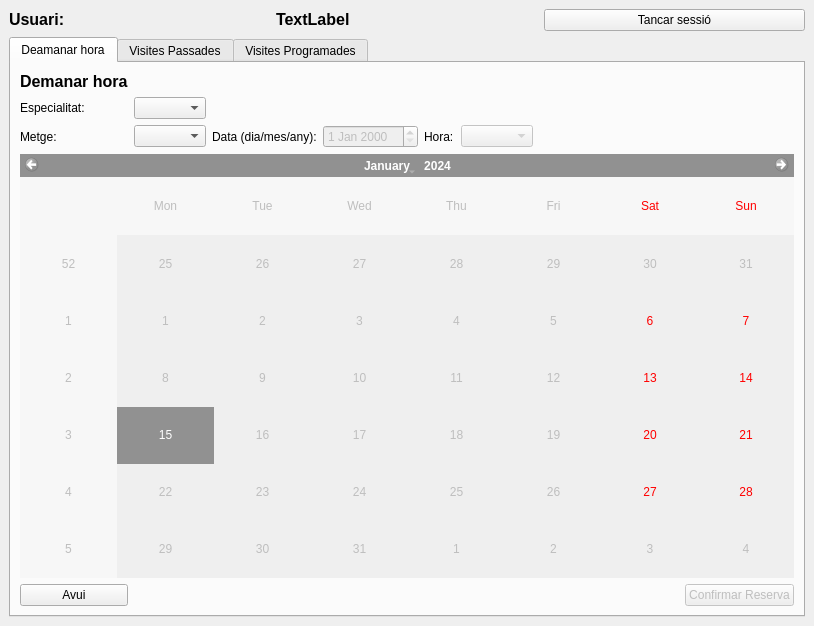
<?xml version="1.0" encoding="UTF-8"?>
<ui version="4.0">
 <class>MainWindow</class>
 <widget class="QMainWindow" name="MainWindow">
  <property name="enabled">
   <bool>true</bool>
  </property>
  <property name="geometry">
   <rect>
    <x>0</x>
    <y>0</y>
    <width>814</width>
    <height>626</height>
   </rect>
  </property>
  <property name="windowTitle">
   <string>MainWindow</string>
  </property>
  <widget class="QWidget" name="centralwidget">
   <layout class="QGridLayout" name="gridLayout_2">
    <item row="0" column="2">
     <widget class="QPushButton" name="btnTancarSessio">
      <property name="text">
       <string>Tancar sessió</string>
      </property>
     </widget>
    </item>
    <item row="0" column="0">
     <widget class="QLabel" name="label_5">
      <property name="text">
       <string>&lt;html&gt;&lt;head/&gt;&lt;body&gt;&lt;p&gt;&lt;span style=&quot; font-size:12pt; font-weight:600;&quot;&gt;Usuari:&lt;/span&gt;&lt;/p&gt;&lt;/body&gt;&lt;/html&gt;</string>
      </property>
     </widget>
    </item>
    <item row="0" column="1">
     <widget class="QLabel" name="txbUser">
      <property name="text">
       <string>&lt;html&gt;&lt;head/&gt;&lt;body&gt;&lt;p&gt;&lt;span style=&quot; font-size:12pt; font-weight:600;&quot;&gt;TextLabel&lt;/span&gt;&lt;/p&gt;&lt;/body&gt;&lt;/html&gt;</string>
      </property>
     </widget>
    </item>
    <item row="1" column="0" colspan="3">
     <widget class="QTabWidget" name="tabWidget">
      <property name="currentIndex">
       <number>0</number>
      </property>
      <widget class="QWidget" name="tab_1">
       <attribute name="title">
        <string>Deamanar hora</string>
       </attribute>
       <layout class="QGridLayout" name="gridLayout">
        <item row="2" column="3">
         <widget class="QDateEdit" name="dateEdit">
          <property name="enabled">
           <bool>false</bool>
          </property>
         </widget>
        </item>
        <item row="2" column="4">
         <widget class="QLabel" name="label_7">
          <property name="text">
           <string>Hora:</string>
          </property>
         </widget>
        </item>
        <item row="2" column="2">
         <widget class="QLabel" name="label_4">
          <property name="text">
           <string>Data (dia/mes/any):</string>
          </property>
         </widget>
        </item>
        <item row="0" column="0">
         <widget class="QLabel" name="label">
          <property name="text">
           <string>&lt;html&gt;&lt;head/&gt;&lt;body&gt;&lt;p&gt;&lt;span style=&quot; font-size:12pt; font-weight:600;&quot;&gt;Demanar hora&lt;/span&gt;&lt;/p&gt;&lt;/body&gt;&lt;/html&gt;</string>
          </property>
         </widget>
        </item>
        <item row="2" column="5">
         <widget class="QComboBox" name="cboHora">
          <property name="enabled">
           <bool>false</bool>
          </property>
         </widget>
        </item>
        <item row="3" column="0" colspan="11">
         <widget class="QCalendarWidget" name="calendarWidget">
          <property name="enabled">
           <bool>false</bool>
          </property>
         </widget>
        </item>
        <item row="4" column="10">
         <widget class="QPushButton" name="btnConfirm">
          <property name="enabled">
           <bool>false</bool>
          </property>
          <property name="text">
           <string>Confirmar Reserva</string>
          </property>
         </widget>
        </item>
        <item row="2" column="0">
         <widget class="QLabel" name="label_2">
          <property name="text">
           <string>Metge:</string>
          </property>
         </widget>
        </item>
        <item row="2" column="1">
         <widget class="QComboBox" name="cboMetge"/>
        </item>
        <item row="1" column="0">
         <widget class="QLabel" name="label_3">
          <property name="text">
           <string>Especialitat:</string>
          </property>
         </widget>
        </item>
        <item row="1" column="1">
         <widget class="QComboBox" name="cboEspecialitat"/>
        </item>
        <item row="4" column="0">
         <widget class="QPushButton" name="btnAvui">
          <property name="text">
           <string>Avui</string>
          </property>
         </widget>
        </item>
       </layout>
      </widget>
      <widget class="QWidget" name="tab_2">
       <attribute name="title">
        <string>Visites Passades</string>
       </attribute>
       <layout class="QGridLayout" name="gridLayout_3">
        <item row="0" column="0">
         <widget class="QLabel" name="label_6">
          <property name="text">
           <string>&lt;html&gt;&lt;head/&gt;&lt;body&gt;&lt;p&gt;&lt;span style=&quot; font-size:12pt; font-weight:600;&quot;&gt;Visites Passades&lt;/span&gt;&lt;/p&gt;&lt;/body&gt;&lt;/html&gt;</string>
          </property>
         </widget>
        </item>
        <item row="1" column="0">
         <widget class="QTableWidget" name="twVPass">
          <property name="editTriggers">
           <set>QAbstractItemView::NoEditTriggers</set>
          </property>
          <column>
           <property name="text">
            <string>Doctor</string>
           </property>
          </column>
          <column>
           <property name="text">
            <string>Data</string>
           </property>
          </column>
          <column>
           <property name="text">
            <string>Realitzada</string>
           </property>
          </column>
         </widget>
        </item>
        <item row="1" column="1">
         <widget class="QTextEdit" name="teVPass">
          <property name="enabled">
           <bool>false</bool>
          </property>
         </widget>
        </item>
        <item row="0" column="1">
         <widget class="QLabel" name="label_10">
          <property name="text">
           <string>Informe:</string>
          </property>
         </widget>
        </item>
       </layout>
      </widget>
      <widget class="QWidget" name="tab_3">
       <attribute name="title">
        <string>Visites Programades</string>
       </attribute>
       <layout class="QGridLayout" name="gridLayout_4">
        <item row="0" column="0">
         <widget class="QLabel" name="label_8">
          <property name="text">
           <string>&lt;html&gt;&lt;head/&gt;&lt;body&gt;&lt;p&gt;&lt;span style=&quot; font-size:12pt; font-weight:600;&quot;&gt;Visites Programades&lt;/span&gt;&lt;br/&gt;&lt;/p&gt;&lt;/body&gt;&lt;/html&gt;</string>
          </property>
         </widget>
        </item>
        <item row="1" column="0">
         <widget class="QTableWidget" name="twVProg">
          <property name="editTriggers">
           <set>QAbstractItemView::NoEditTriggers</set>
          </property>
          <column>
           <property name="text">
            <string>Doctor</string>
           </property>
          </column>
          <column>
           <property name="text">
            <string>Data</string>
           </property>
          </column>
         </widget>
        </item>
        <item row="1" column="1">
         <widget class="QTextEdit" name="teVProg">
          <property name="enabled">
           <bool>false</bool>
          </property>
         </widget>
        </item>
        <item row="2" column="0">
         <widget class="QPushButton" name="btnPuspose">
          <property name="enabled">
           <bool>false</bool>
          </property>
          <property name="text">
           <string>Posposar</string>
          </property>
         </widget>
        </item>
        <item row="2" column="1">
         <widget class="QPushButton" name="btnCancelVisita">
          <property name="enabled">
           <bool>false</bool>
          </property>
          <property name="text">
           <string>Cancel·lar</string>
          </property>
         </widget>
        </item>
        <item row="0" column="1">
         <widget class="QLabel" name="label_9">
          <property name="text">
           <string>Informe:</string>
          </property>
         </widget>
        </item>
       </layout>
      </widget>
     </widget>
    </item>
   </layout>
  </widget>
 </widget>
 <resources/>
 <connections/>
</ui>
